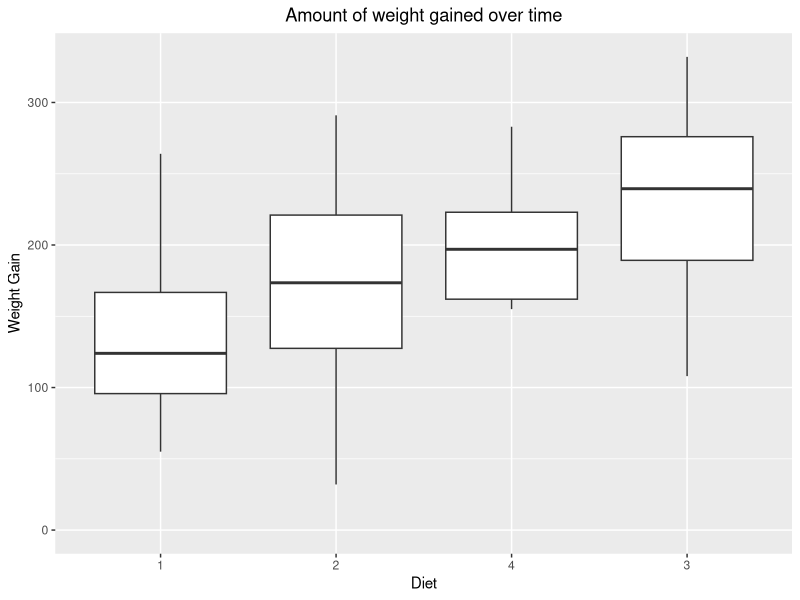
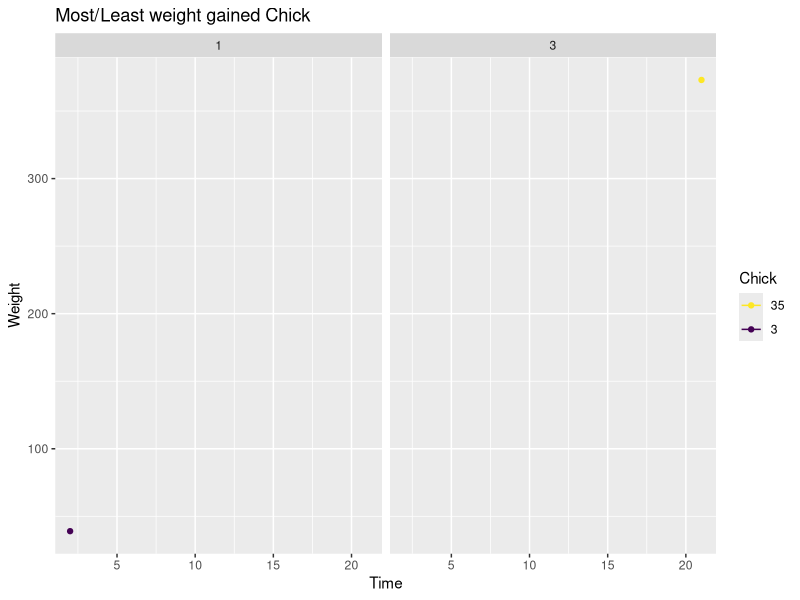
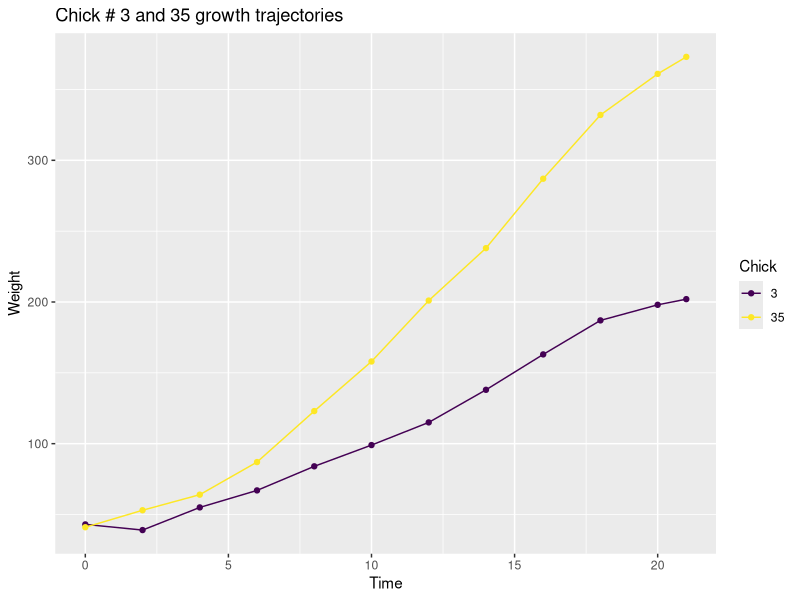
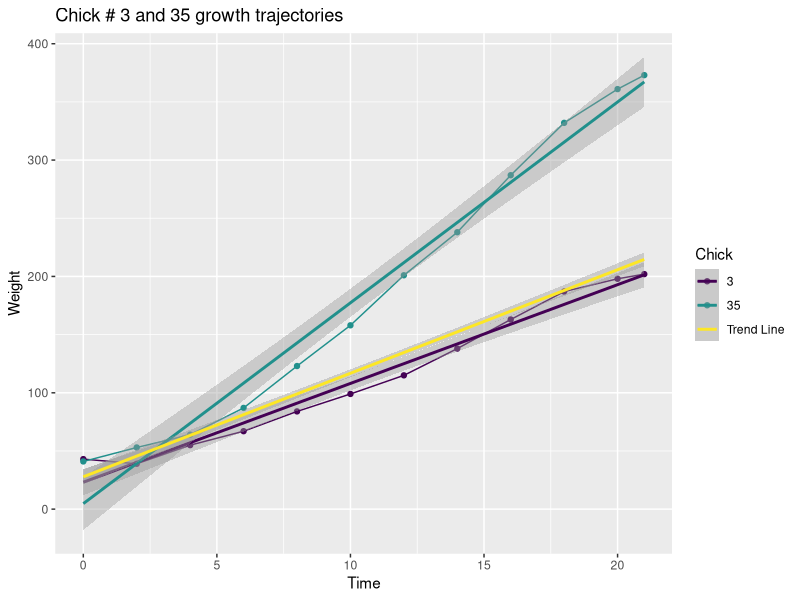

Source code (R) for these figures, in order:
## ---- chunk 1
knitr::opts_chunk$set(echo = TRUE)
library(ggplot2)
library(dplyr)
library(datasets)
## ---- chunk 2
weight0 <- ChickWeight %>%
  filter(Time == 0) %>%
  group_by(Diet) %>%
  summarize(avg_weight = mean(weight, na.rm = TRUE), sd_weight = sd(weight, na.rm = TRUE)) %>%
  print
## ---- chunk 3
ChickWeight %>%
  group_by(Chick) %>%
  summarize(max12 = n()) %>%
  filter(max12 != 12) %>% 
  print(n= Inf)


complete <- filter(ChickWeight, Chick != 8 & Chick != 15 & Chick != 16 & Chick != 18 & Chick != 44)
head(complete, n=3)
## ---- chunk 4
complete<- complete %>%
  group_by(Chick) %>%
  mutate(weightgain = (weight - weight[Time == 0]))

head(complete, n= 3)
## ---- chunk 5
day21<- filter(complete, Time == 21)
one<- tmp <- ggplot(day21, aes(x = reorder(Diet, weightgain, FUN = median), y = weightgain)) + geom_boxplot() + expand_limits(y=0) + xlab("Diet") + ylab("Weight Gain") + ggtitle("Amount of weight gained over time")
one<- one + theme(plot.title = element_text(hjust=0.5))
one
## ---- chunk 6
maxWeight <- max(complete$weightgain)
maxWeight

minWeight<- min(complete$weightgain)
minWeight

weightGain<- complete %>% 
  group_by(Chick) %>%
  filter(weightgain == maxWeight | weightgain == minWeight)
print(weightGain)

ggplot(weightGain, aes(x=Time, y=weight, colour= Chick)) + geom_line() + geom_point() + guides(colour = guide_legend(reverse=T)) + facet_wrap(~Diet) + xlab("Time") + ylab("Weight") + ggtitle("Most/Least weight gained Chick")
## ---- chunk 7
chicks<- complete %>% 
  group_by(Chick) %>%
  filter(Chick == 3 | Chick == 35)

ggplot(chicks, aes(x=Time, y=weight, colour= Chick)) + geom_line() + geom_point() + ggtitle("Chick # 3 and 35 growth trajectories") + xlab("Time") + ylab("Weight")

## ---- chunk 8
ggplot(chicks, aes(x=Time, y=weight, colour= Chick)) + geom_line() + geom_point() + ggtitle("Chick # 3 and 35 growth trajectories") + xlab("Time") + ylab("Weight") + geom_smooth(method="lm") + geom_smooth(data=complete, aes(x = Time, y = weight, colour="Trend Line"), method="lm")

## ---- chunk 9



